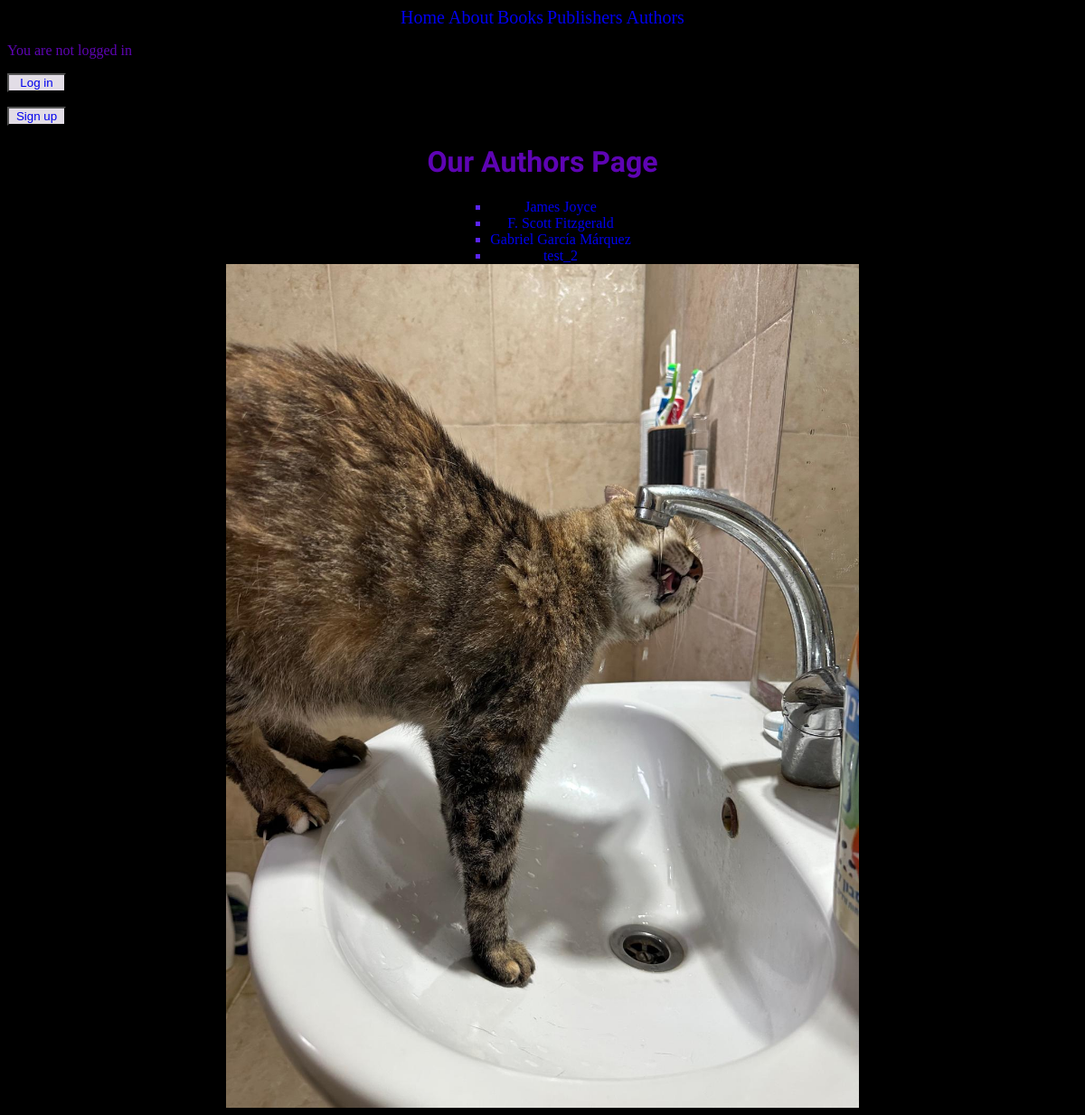
Page /author/ on the committed database.
### library/models.py (models this page shows, shortened)
class Author(models.Model):
    title = models.TextField()
    publish_date= models.DateField()
    def get_absolute_url(self):
        return reverse('author_detail',kwargs={'pk': self.pk})

### library/views.py (the view)
# urls.py: path("author/", AuthorPageView.as_view(), name="author"),
class AuthorPageView(ListView):
    model=Author
    template_name= "authors.html"

### templates/authors.html
{% extends "base.html" %}
{% load static %}
{% block content %}
<h1 style="text-align: center;" >Our Authors Page</h1>
<ul>
    {% for author in author_list %}
    <li><a href="{{ author.get_absolute_url}}">{{ author.title }}</li>
    {% endfor %}
</ul>
<center><img src="{% static 'midie.jpg' %}" alt="midie" width="700px"></center>
{% endblock content %}

### library/static/css/base.css (style rules this page uses)
h1 { color:rgb(94, 4, 179); font-family: "Sofia", sans-serif; }
a { text-decoration: none; }
ul { color: rgb(91, 36, 243) ; font-size: 16px; text-align: center; list-style-type: square; margin: 0; display: inline-block; }

### rows in the picture
Author: title "James Joyce"
Author: title "F. Scott Fitzgerald"
Author: title "Gabriel García Márquez"
Author: title "test_2"
